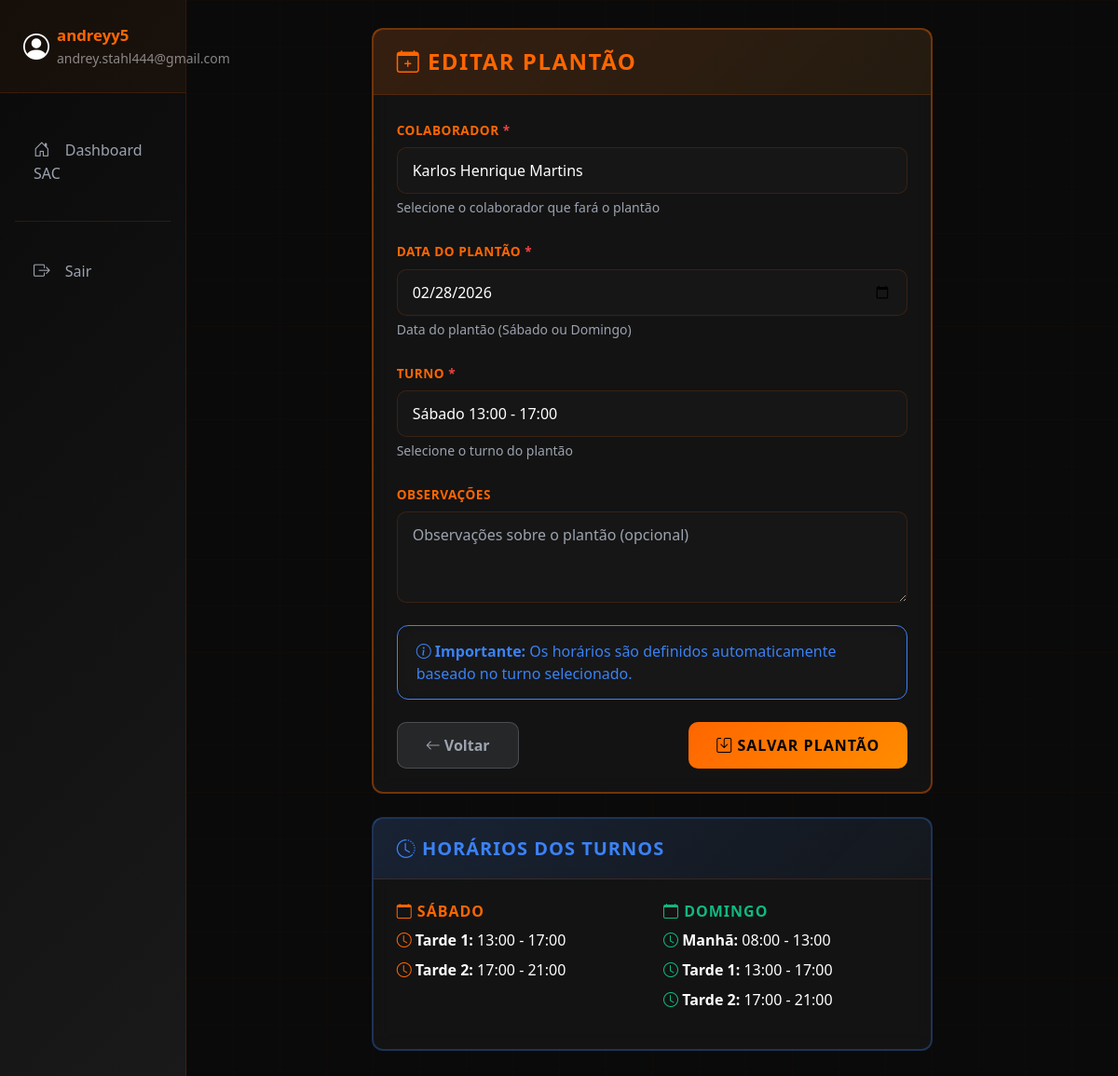
Screenshot of /plantao/editar/1/ (signed in) with the database file from the repository.
### apps/plantao/models.py (models this page shows, shortened)
class Plantao(models.Model):
    DIAS_SEMANA = [
        ('SAB', 'Sábado'),
        ('DOM', 'Domingo'),
    ]
    TURNOS = [
        ('SABADO_TARDE1', 'Sábado 13:00 - 17:00'),
        ('SABADO_TARDE2', 'Sábado 17:00 - 21:00'),
        ('DOMINGO_MANHA', 'Domingo 08:00 - 13:00'),
        ('DOMINGO_TARDE1', 'Domingo 13:00 - 17:00'),
        ('DOMINGO_TARDE2', 'Domingo 17:00 - 21:00'),
    ]
    colaborador = models.ForeignKey(
        Colaborador,
        on_delete=models.CASCADE,
        related_name='plantoes'
    )
    data = models.DateField(help_text="Data do plantão")
    dia_semana = models.CharField(max_length=3, choices=DIAS_SEMANA)
    turno = models.CharField(max_length=20, choices=TURNOS)
    hora_inicio = models.TimeField()
    hora_fim = models.TimeField()
    observacoes = models.TextField(blank=True, null=True)
    criado_em = models.DateTimeField(auto_now_add=True)
    atualizado_em = models.DateTimeField(auto_now=True)
    class Meta:
        verbose_name = "Plantão"
        verbose_name_plural = "Plantões"
        ordering = ['data', 'hora_inicio']
        unique_together = ['data', 'turno']  # Não pode ter 2 pessoas no mesmo turno

### apps/plantao/views.py (the view)
    def wrapper(request, *args, **kwargs):
        if not is_admin(request.user):
            messages.error(request, '🔒 Você não tem permissão para acessar esta página.')
            return redirect('dashboard')
        return view_func(request, *args, **kwargs)

### apps/plantao/forms.py
class PlantaoForm(forms.ModelForm):
    class Meta:
        model = Plantao
        fields = ['colaborador', 'data', 'turno', 'observacoes']
        widgets = {
            'data': forms.DateInput(attrs={
                'type': 'date',
                'class': 'form-control'
            }),
            'colaborador': forms.Select(attrs={
                'class': 'form-control'
            }),
            'turno': forms.Select(attrs={
                'class': 'form-control'
            }),
            'observacoes': forms.Textarea(attrs={
                'class': 'form-control',
                'rows': 3,
                'placeholder': 'Observações sobre o plantão (opcional)'
            }),
        }
        labels = {
            'colaborador': 'Colaborador',
            'data': 'Data do Plantão',
            'turno': 'Turno',
            'observacoes': 'Observações',
        }
    def __init__(self, *args, **kwargs):
        super().__init__(*args, **kwargs)
        self.fields['colaborador'].queryset = Colaborador.objects.filter(ativo=True)

### apps/plantao/models.py (called while the page is built)
    def __str__(self):
        return self.nome_completo

### apps/plantao/views.py (called while the page is built)
def is_admin(user):
    return user.groups.filter(name='Administrador').exists() or user.is_superuser

def get_user_colaborador(user):
    try:
        return Colaborador.objects.get(user=user)
    except Colaborador.DoesNotExist:
        return None

def admin_required(view_func):
    def wrapper(request, *args, **kwargs):
        if not is_admin(request.user):
            messages.error(request, '🔒 Você não tem permissão para acessar esta página.')
            return redirect('dashboard')
        return view_func(request, *args, **kwargs)
    return wrapper

@login_required
@admin_required
def editar_plantao(request, plantao_id):
    plantao = get_object_or_404(Plantao, id=plantao_id)
    if request.method == 'POST':
        form = PlantaoForm(request.POST, instance=plantao)
        if form.is_valid():
            try:
                form.save()
                messages.success(request, '✅ Plantão atualizado com sucesso!')
                return redirect('dashboard')
            except Exception as e:
                messages.error(request, f'❌ Erro ao atualizar plantão: {str(e)}')
    else:
        form = PlantaoForm(instance=plantao)
    context = {
        'form': form,
        'titulo': 'Editar Plantão',
        'plantao': plantao,
    }
    return render(request, 'dashboard/cadastrar_plantao.html', context)

### templates/dashboard/cadastrar_plantao.html (shortened to what this page needs)
{% extends 'base.html' %}
{% block content %}
<div class="row justify-content-center">
    <div class="col-md-8">
        <div class="card" style="border: 2px solid rgba(255, 102, 0, 0.4);">
            <div class="card-header" style="background: linear-gradient(135deg, rgba(255, 102, 0, 0.15) 0%, rgba(255, 140, 0, 0.08) 100%);">
                <h4 class="mb-0" style="color: #ff6600; font-weight: 700; text-transform: uppercase; letter-spacing: 1.5px;">
                    <i class="bi bi-calendar-plus"></i> {{ titulo }}
                </h4>
            </div>
            <div class="card-body">
                <form method="post">
                    <div class="mb-4">
                        <label for="{{ form.colaborador.id_for_label }}" class="form-label">
                            {{ form.colaborador.label }}
                            <span style="color: #ef4444;">*</span>
                        </label>
                        {{ form.colaborador }}
                        <small class="text-muted d-block mt-1">Selecione o colaborador que fará o plantão</small>
                    </div>
                    <div class="mb-4">
                        <label for="{{ form.data.id_for_label }}" class="form-label">
                            {{ form.data.label }}
                            <span style="color: #ef4444;">*</span>
                        </label>
                        {{ form.data }}
                        <small class="text-muted d-block mt-1">Data do plantão (Sábado ou Domingo)</small>
                    </div>
                    <div class="mb-4">
                        <label for="{{ form.turno.id_for_label }}" class="form-label">
                            {{ form.turno.label }}
                            <span style="color: #ef4444;">*</span>
                        </label>
                        {{ form.turno }}
                        <small class="text-muted d-block mt-1">Selecione o turno do plantão</small>
                    </div>
                    <div class="mb-4">
                        <label for="{{ form.observacoes.id_for_label }}" class="form-label">
                            {{ form.observacoes.label }}
                        </label>
                        {{ form.observacoes }}
                    </div>
                    <div class="alert alert-info">
                        <i class="bi bi-info-circle"></i>
                        <strong>Importante:</strong> Os horários são definidos automaticamente baseado no turno selecionado.
                    </div>
                    <div class="d-flex justify-content-between mt-4">
                        <a href="{% url 'dashboard' %}" class="btn btn-secondary">
                            <i class="bi bi-arrow-left"></i> Voltar
                        </a>
                        <button type="submit" class="btn btn-primary">
                            <i class="bi bi-save"></i> Salvar Plantão
                        </button>
                    </div>
                </form>
            </div>
        </div>
        <div class="card mt-4" style="border: 2px solid rgba(59, 130, 246, 0.3);">
            <div class="card-header" style="background: linear-gradient(135deg, rgba(59, 130, 246, 0.15) 0%, rgba(59, 130, 246, 0.05) 100%);">
                <h5 class="mb-0" style="color: #3b82f6; font-weight: 700; text-transform: uppercase; letter-spacing: 1px;">
                    <i class="bi bi-clock-history"></i> Horários dos Turnos
                </h5>
            </div>
            <div class="card-body">
                <div class="row">
                    <div class="col-md-6">
                        <h6 style="color: #ff6600; font-weight: 700; text-transform: uppercase; letter-spacing: 1px;">
                            <i class="bi bi-calendar"></i> Sábado
                        </h6>
                        <ul class="list-unstyled">
                            <li class="mb-2"><i class="bi bi-clock" style="color: #ff6600;"></i> <strong>Tarde 1:</strong> 13:00 - 17:00</li>
                            <li><i class="bi bi-clock" style="color: #ff6600;"></i> <strong>Tarde 2:</strong> 17:00 - 21:00</li>
                        </ul>
                    </div>
                    <div class="col-md-6">
                        <h6 style="color: #10b981; font-weight: 700; text-transform: uppercase; letter-spacing: 1px;">
                            <i class="bi bi-calendar"></i> Domingo
                        </h6>
                        <ul class="list-unstyled">
                            <li class="mb-2"><i class="bi bi-clock" style="color: #10b981;"></i> <strong>Manhã:</strong> 08:00 - 13:00</li>
                            <li class="mb-2"><i class="bi bi-clock" style="color: #10b981;"></i> <strong>Tarde 1:</strong> 13:00 - 17:00</li>
                            <li><i class="bi bi-clock" style="color: #10b981;"></i> <strong>Tarde 2:</strong> 17:00 - 21:00</li>
                        </ul>
                    </div>
                </div>
            </div>
        </div>
    </div>
</div>
{% endblock %}

### templates/base.html (shortened to what this page needs)
<!DOCTYPE html>
<html lang="pt-BR">
<head>
    <link href="https://cdn.jsdelivr.net/npm/bootstrap@5.3.0/dist/css/bootstrap.min.css" rel="stylesheet">
    <link rel="stylesheet" href="https://cdn.jsdelivr.net/npm/bootstrap-icons@1.10.0/font/bootstrap-icons.css">
</head>
<body>
    <div class="container-fluid">
        <div class="row">
            <div class="col-md-2 px-0 sidebar">
<div class="user-info">
                    <div class="d-flex align-items-center">
                        <i class="bi bi-person-circle fs-3 me-2"></i>
                        <div>
                            <div class="fw-bold">{{ user.get_full_name|default:user.username }}</div>
                            <small class="text-white-50">{{ user.email }}</small>
                        </div>
                    </div>
                </div>
                <nav class="nav flex-column mt-4">
                    {% if 'tecnicos' in request.path %}
                        <a class="nav-link {% if request.resolver_match.url_name == 'dashboard_tecnicos' %}active{% endif %}"
                           href="{% url 'dashboard_tecnicos' %}">
                            <i class="bi bi-house-door"></i> Dashboard Técnicos
                        </a>
                        {% if is_admin %}
                        <a class="nav-link {% if 'cadastrar_plantao_tecnico' in request.resolver_match.url_name %}active{% endif %}"
                           href="{% url 'cadastrar_plantao_tecnico' %}">
                            <i class="bi bi-calendar-plus"></i> Cadastrar Plantão
                        </a>
                        <a class="nav-link {% if 'gerar_escala_tecnicos' in request.resolver_match.url_name %}active{% endif %}"
                           href="{% url 'gerar_escala_tecnicos' %}">
                            <i class="bi bi-calendar-check"></i> Gerar Escala
                        </a>
                        <a class="nav-link {% if 'gerenciar_tecnicos' in request.resolver_match.url_name %}active{% endif %}"
                           href="{% url 'gerenciar_tecnicos' %}">
                            <i class="bi bi-tools"></i> Técnicos
                        </a>
                        {% endif %}
                    {% else %}
                        <a class="nav-link {% if request.resolver_match.url_name == 'dashboard' %}active{% endif %}"
                           href="{% url 'dashboard' %}">
                            <i class="bi bi-house-door"></i> Dashboard SAC
                        </a>
                    {% endif %}
                    <hr class="text-white-50 mx-3">
                    <a class="nav-link" href="{% url 'logout' %}">
                        <i class="bi bi-box-arrow-right"></i> Sair
                    </a>
                </nav>
            </div>
            <div class="col-md-10">
                <div class="content-wrapper">
                    {% block content %}{% endblock %}
                </div>
            </div>
        </div>
    </div>
</body>
</html>

### templates/base.html (style rules this page uses)
:root { --primary-orange: #ff6600; --dark-orange: #ff8c00; --bg-dark: #0a0a0a; --bg-card: rgba(26, 26, 26, 0.6); --text-light: #ffffff; --text-gray: #9ca3af; --border-subtle: rgba(255, 102, 0, 0.15); }
* { scrollbar-width: thin; scrollbar-color: var(--primary-orange) var(--bg-dark); }
body { min-height: 100vh; background-color: var(--bg-dark); color: var(--text-light); position: relative; overflow-x: hidden; }
body::before { content: ''; position: fixed; inset: 0; background-image: linear-gradient(rgba(255, 102, 0, 0.02) 1px, transparent 1px), linear-gradient(90deg, rgba(255, 102, 0, 0.02) 1px, transparent 1px); background-size: 50px 50px; animation: gridMove 20s linear infinite; pointer-events: none; z-index: 0; }
.sidebar { min-height: 100vh; background: linear-gradient(135deg, #0a0a0a 0%, #1a1a1a 100%); border-right: 1px solid var(--border-subtle); position: relative; z-index: 10; }
.sidebar .nav-link { color: var(--text-gray); padding: 14px 20px; margin: 8px 15px; border-radius: 10px; border: 1px solid transparent; transition: all 0.3s ease; position: relative; }
.sidebar .nav-link::before { content: ''; position: absolute; left: 0; top: 0; height: 100%; width: 3px; background: var(--primary-orange); transform: scaleY(0); transition: transform 0.3s ease; border-radius: 0 3px 3px 0; }
.sidebar .nav-link i { margin-right: 12px; width: 20px; text-align: center; font-size: 1.1rem; }
.content-wrapper { padding: 30px; position: relative; z-index: 1; }
.card { background: var(--bg-card); backdrop-filter: blur(10px); border: 1px solid var(--border-subtle); border-radius: 12px; margin-bottom: 25px; transition: all 0.3s ease; }
.card-header { background: rgba(255, 102, 0, 0.05); border-bottom: 1px solid var(--border-subtle); padding: 20px 25px; font-weight: 600; color: var(--primary-orange); border-radius: 11px 11px 0 0; text-transform: uppercase; letter-spacing: 1px; font-size: 0.9rem; }
.card-body { padding: 25px; color: var(--text-light); }
.btn-primary { background: linear-gradient(135deg, #ff6600 0%, #ff8c00 100%); border: none; padding: 12px 30px; border-radius: 10px; color: #000; font-weight: 700; text-transform: uppercase; letter-spacing: 1px; transition: all 0.3s ease; }
.btn-secondary { background: rgba(156, 163, 175, 0.15); border: 1px solid rgba(156, 163, 175, 0.3); padding: 12px 30px; border-radius: 10px; color: var(--text-gray); font-weight: 600; transition: all 0.3s ease; }
.user-info { padding: 25px; border-bottom: 1px solid var(--border-subtle); background: rgba(255, 102, 0, 0.05); }
.user-info .fw-bold { color: var(--primary-orange); font-size: 1.05rem; }
.form-control, .form-select { background: rgba(26, 26, 26, 0.6); border: 1px solid var(--border-subtle); color: var(--text-light); padding: 12px 16px; border-radius: 10px; transition: all 0.3s ease; }
.form-control::placeholder { color: var(--text-gray); }
.form-label { color: var(--primary-orange); font-weight: 600; text-transform: uppercase; font-size: 0.85rem; letter-spacing: 0.5px; margin-bottom: 8px; }
.alert { border-radius: 12px; border: 1px solid; padding: 15px 20px; font-weight: 500; background: rgba(26, 26, 26, 0.4); backdrop-filter: blur(10px); }
.alert-info { border-color: #3b82f6; color: #3b82f6; }
.text-muted { color: var(--text-gray) !important; }
h1, h2, h3, h4, h5, h6 { color: var(--text-light); }
hr { border-color: var(--border-subtle); opacity: 1; }

### rows the page displays
Plantao: colaborador "Karlos Henrique Martins", data "02/28/2026", turno "Sábado 13:00 - 17:00"

### other values shown
{{ user.get_full_name|default:user.username }} "andreyy5"
{{ user.email }} "andrey.stahl444@gmail.com"
{{ titulo }} "EDITAR PLANTÃO"
